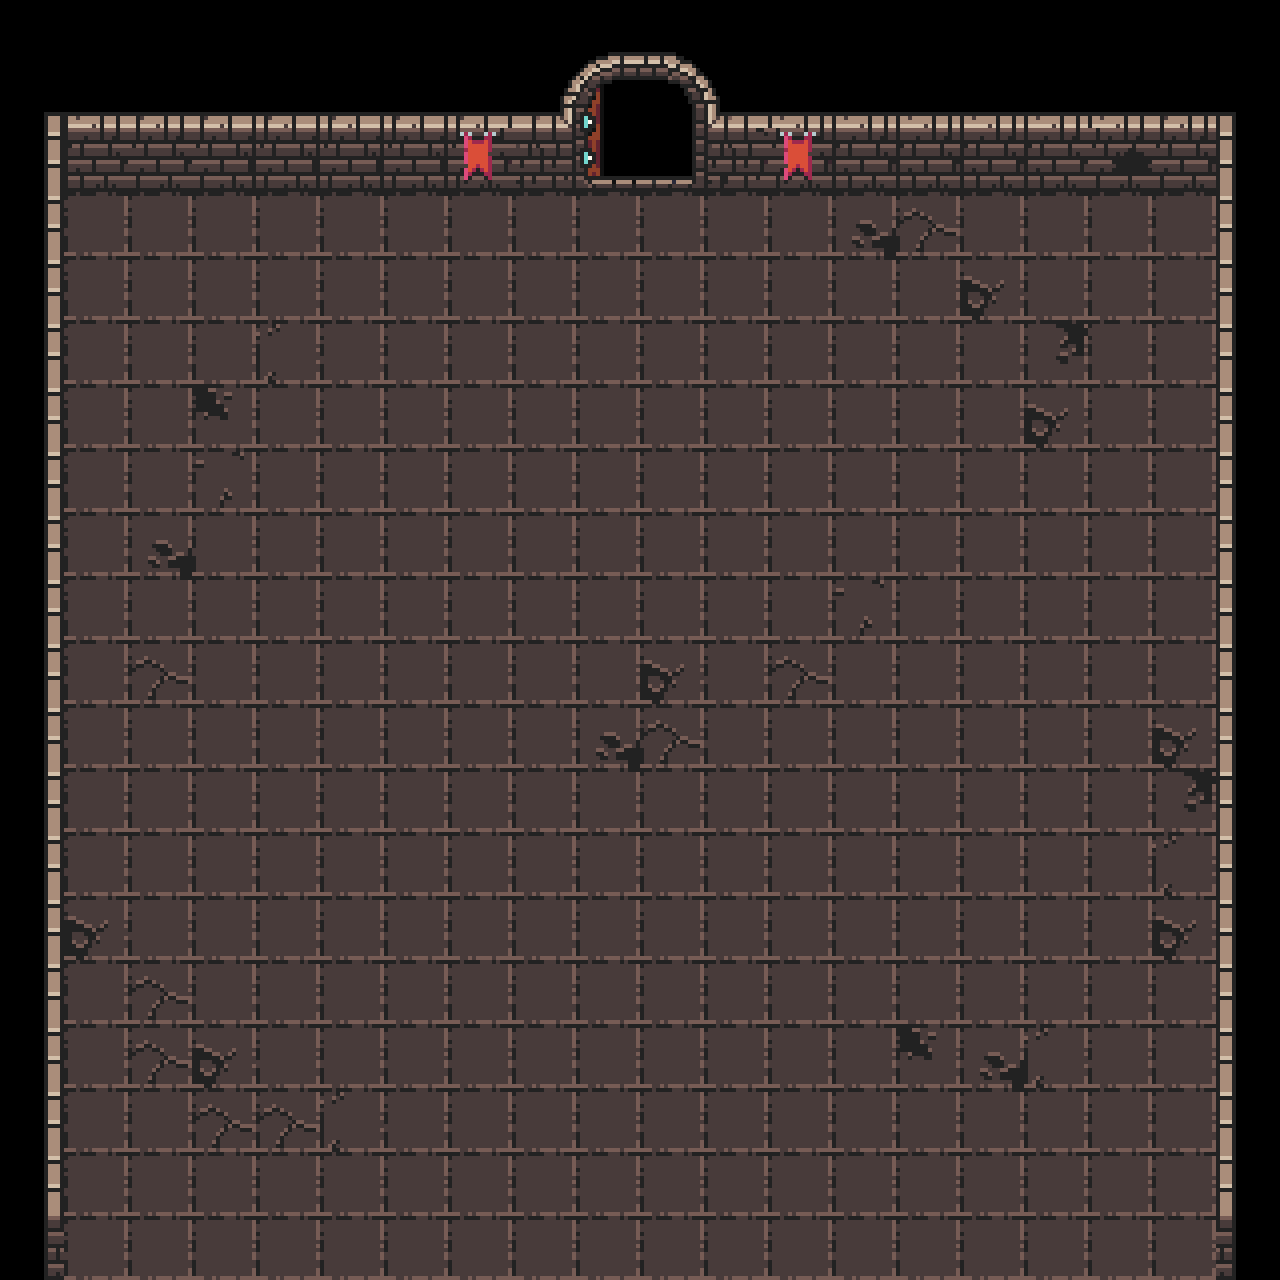

Rendered tile map (Tiled .tmx) drawn with the repository's tilesets; below, a short description and the full map source, tile grids included:
An orthogonal 20x20 tile map with 64x64 px tiles, 1 tile layer (base_floor), 5 hidden layers not drawn, 2 tilesets.

<map version="1.8" tiledversion="1.8.2" orientation="orthogonal" renderorder="right-down" width="20" height="20" tilewidth="64" tileheight="64" infinite="0" nextlayerid="7" nextobjectid="1">
 <editorsettings>
  <export target="../test_room/test_room..csv" format="csv" />
 </editorsettings>
 <tileset firstgid="1" source="dungeon_tiles.tsx" />
 <tileset firstgid="1025" source="utility_blocks.tsx" />
 <layer id="1" name="base_floor" width="20" height="20">
  <data encoding="csv">
1,1,1,1,1,1,1,1,418,419,420,421,1,1,1,1,1,1,1,1,
225,2,3,4,4,4,4,4,450,454,455,453,2,2,2,2,2,2,3,226,
257,34,35,36,36,36,36,66,482,486,487,485,66,34,34,34,34,100,35,258,
257,130,130,130,130,130,130,130,130,130,130,130,130,164,131,130,130,130,130,258,
257,130,130,130,130,130,130,130,130,130,130,130,130,130,130,162,130,130,130,258,
257,130,130,130,163,130,130,130,130,130,130,130,130,130,130,130,194,130,130,258,
257,130,130,195,130,130,130,130,130,130,130,130,130,130,130,130,162,130,130,258,
257,130,130,132,130,130,130,130,130,130,130,130,130,130,130,130,130,130,130,258,
257,130,164,130,130,130,130,130,130,130,130,130,130,130,130,130,130,130,130,258,
257,130,130,130,130,130,130,130,130,130,130,130,130,132,130,130,130,130,130,258,
257,130,131,130,130,130,130,130,130,130,162,130,131,130,130,130,130,130,130,258,
257,130,130,130,130,130,130,130,130,164,131,130,130,130,130,130,130,130,162,258,
257,130,130,130,130,130,130,130,130,130,130,130,130,130,130,130,130,130,194,258,
257,130,130,130,130,130,130,130,130,130,130,130,130,130,130,130,130,130,163,258,
257,162,130,130,130,130,130,130,130,130,130,130,130,130,130,130,130,130,162,258,
257,130,131,130,130,130,130,130,130,130,130,130,130,130,130,130,130,130,130,258,
257,130,131,162,130,130,130,130,130,130,130,130,130,130,195,164,163,130,130,258,
257,130,130,131,131,163,130,130,130,130,130,130,130,130,130,130,130,130,130,258,
257,130,130,130,130,130,130,130,130,130,130,130,130,130,130,130,130,130,130,258,
289,130,130,130,130,130,130,130,130,130,130,130,130,130,130,130,130,130,130,290
</data>
 </layer>
 <layer id="6" name="floor_blocks" width="20" height="20" visible="0">
  <data encoding="csv">
0,0,0,0,0,0,0,0,0,0,0,0,0,0,0,0,0,0,0,0,
0,0,0,0,0,0,0,0,0,0,0,0,0,0,0,0,0,0,0,0,
1025,1025,1025,1025,1025,1025,1025,1025,1025,1025,1025,1025,1025,1025,1025,1025,1025,1025,1025,1025,
1025,0,0,0,0,0,0,0,0,0,0,0,0,0,0,0,0,0,0,1025,
1025,0,0,0,0,0,0,0,0,0,0,0,0,0,0,0,0,0,0,1025,
1025,0,0,0,0,0,0,0,0,0,0,0,0,0,0,0,0,0,0,1025,
1025,0,0,0,0,0,0,0,0,0,0,0,0,0,0,0,0,0,0,1025,
1025,0,0,0,0,0,0,0,0,0,0,0,0,0,0,0,0,0,0,1025,
1025,0,0,0,0,0,0,0,0,0,0,0,0,0,0,0,0,0,0,1025,
1025,0,0,0,0,0,0,0,0,0,0,0,0,0,0,0,0,0,0,1025,
1025,0,0,0,0,0,0,0,0,0,0,0,0,0,0,0,0,0,0,1025,
1025,0,0,0,0,0,0,0,0,0,0,0,0,0,0,0,0,0,0,1025,
1025,0,0,0,0,0,0,0,0,0,0,0,0,0,0,0,0,0,0,1025,
1025,0,0,0,0,0,0,0,0,0,0,0,0,0,0,0,0,0,0,1025,
1025,0,0,0,0,0,0,0,0,0,0,0,0,0,0,0,0,0,0,1025,
1025,0,0,0,0,0,0,0,0,0,0,0,0,0,0,0,0,0,0,1025,
1025,0,0,0,0,0,0,0,0,0,0,0,0,0,0,0,0,0,0,1025,
1025,0,0,0,0,0,0,0,0,0,0,0,0,0,0,0,0,0,0,1025,
1025,0,0,0,0,0,0,0,0,0,0,0,0,0,0,0,0,0,0,1025,
1025,1025,1025,1025,1025,1025,1025,1025,1025,1025,1025,1025,1025,1025,1025,1025,1025,1025,1025,1025
</data>
 </layer>
 <layer id="2" name="columns_bottom_wall" width="20" height="20" visible="0">
  <data encoding="csv">
0,0,0,0,0,0,0,0,0,0,0,0,0,0,0,0,0,0,0,0,
0,0,0,0,0,0,0,0,0,0,0,0,0,0,0,0,0,0,0,0,
0,0,0,0,0,0,0,225,0,0,0,0,0,0,0,0,0,0,0,0,
0,0,0,0,0,0,0,257,0,0,0,258,0,0,0,0,0,0,0,0,
0,0,0,0,0,0,0,257,0,0,0,258,0,0,0,0,0,0,0,0,
0,0,0,0,0,0,0,289,0,0,0,290,0,0,0,0,0,0,0,0,
0,0,0,0,0,167,0,0,0,0,167,0,0,0,167,0,0,0,0,0,
0,0,0,0,0,199,0,0,0,0,199,0,0,0,199,0,0,0,0,0,
0,0,0,0,0,231,0,0,0,0,231,0,0,0,231,0,0,0,0,0,
0,0,0,0,0,263,0,0,0,0,263,0,0,0,263,0,0,0,0,0,
0,0,0,0,0,0,0,0,0,0,0,0,0,0,0,0,0,0,0,0,
0,0,0,0,0,167,0,0,0,0,167,0,0,0,167,0,0,0,0,0,
0,0,0,0,0,199,0,0,0,0,199,0,0,0,199,0,0,0,0,0,
0,0,0,0,0,231,0,0,0,0,231,0,0,0,231,0,0,0,0,0,
0,0,0,0,0,263,0,0,0,0,263,0,0,0,263,0,0,0,0,0,
0,0,0,0,0,0,0,0,0,0,0,0,0,0,0,0,0,0,0,0,
0,0,0,0,0,0,0,0,0,0,0,0,0,0,0,0,0,0,0,0,
0,0,0,0,0,0,0,0,0,0,0,0,0,0,0,0,0,0,0,0,
0,2,3,4,4,4,4,4,4,4,4,4,4,4,4,4,4,4,4,0,
0,34,34,34,34,34,34,34,34,34,34,34,34,34,34,34,34,34,34,0
</data>
 </layer>
 <layer id="3" name="Boxes" width="20" height="20" visible="0">
  <data encoding="csv">
0,0,0,0,0,0,0,0,0,0,0,0,0,0,0,0,0,0,0,0,
0,0,0,0,0,0,0,0,0,0,0,0,0,0,0,0,0,0,0,0,
0,0,0,0,0,0,0,0,0,0,0,0,0,0,0,0,0,0,0,0,
0,0,0,0,0,0,0,0,0,0,0,0,0,0,0,0,0,0,0,0,
0,0,0,0,0,0,0,0,595,595,595,0,0,0,0,0,0,0,0,0,
0,0,0,0,0,0,0,0,627,627,627,0,0,0,0,0,0,0,0,0,
0,0,0,0,0,0,0,0,0,0,0,0,0,0,0,0,0,0,0,0,
0,0,0,0,0,0,0,0,0,0,0,0,0,0,0,0,0,0,0,0,
0,0,0,0,0,0,0,0,0,0,0,0,0,0,0,0,0,0,0,0,
0,0,0,0,0,0,0,0,0,0,0,0,0,0,0,0,0,0,0,0,
0,0,0,0,0,0,0,0,0,0,0,0,0,0,0,0,0,0,0,0,
0,0,0,0,0,0,0,0,0,0,0,0,0,0,0,0,0,0,0,0,
0,0,0,0,0,0,0,0,0,0,0,0,0,0,0,0,0,0,0,0,
0,0,0,0,0,0,0,0,0,0,0,0,0,0,0,0,0,0,0,0,
0,0,0,0,0,0,0,0,0,0,0,0,0,0,0,0,0,0,0,0,
0,0,0,0,0,0,0,0,0,0,0,0,0,0,0,0,0,0,0,0,
0,0,0,0,0,0,0,0,0,0,0,0,0,0,0,0,0,0,0,0,
0,0,0,0,0,0,0,0,0,0,0,0,0,0,0,0,0,0,0,0,
0,0,0,0,0,0,0,0,0,0,0,0,0,0,0,0,0,0,0,0,
0,0,0,0,0,0,0,0,0,0,0,0,0,0,0,0,0,0,0,0
</data>
 </layer>
 <layer id="4" name="player" width="20" height="20" visible="0">
  <data encoding="csv">
0,0,0,0,0,0,0,0,0,0,0,0,0,0,0,0,0,0,0,0,
0,0,0,0,0,0,0,0,0,0,0,0,0,0,0,0,0,0,0,0,
0,0,0,0,0,0,0,0,0,0,0,0,0,0,0,0,0,0,0,0,
0,0,0,0,0,0,0,0,0,0,0,0,0,0,0,0,0,0,0,0,
0,0,0,0,0,0,0,0,0,0,0,0,0,0,0,0,0,0,0,0,
0,0,0,0,0,0,0,0,0,0,0,0,0,0,0,0,0,0,0,0,
0,0,0,0,0,0,0,0,0,0,0,0,0,0,0,0,0,0,0,0,
0,0,0,0,0,0,0,0,0,0,0,0,0,0,0,0,0,0,0,0,
0,0,0,0,0,0,0,0,0,0,0,0,0,0,0,0,0,0,0,0,
0,0,0,0,0,0,0,0,0,0,0,0,0,0,0,0,0,0,0,0,
0,0,0,0,0,0,0,0,0,0,0,0,0,0,0,0,0,0,0,0,
0,0,0,0,0,0,0,0,0,0,0,0,0,0,0,0,0,0,0,0,
0,0,0,0,0,0,0,0,0,0,0,0,0,0,0,0,0,0,0,0,
0,0,0,0,0,0,0,0,0,0,0,0,0,0,0,0,0,0,0,0,
0,0,0,0,0,0,0,0,0,0,0,0,0,0,0,0,0,0,0,0,
0,0,0,0,0,0,0,0,0,0,0,0,0,0,0,0,0,0,0,0,
0,0,0,0,0,0,0,0,1026,0,0,0,0,0,0,0,0,0,0,0,
0,0,0,0,0,0,0,0,0,0,0,0,0,0,0,0,0,0,0,0,
0,0,0,0,0,0,0,0,0,0,0,0,0,0,0,0,0,0,0,0,
0,0,0,0,0,0,0,0,0,0,0,0,0,0,0,0,0,0,0,0
</data>
 </layer>
 <layer id="5" name="enemy" width="20" height="20" visible="0">
  <data encoding="csv">
0,0,0,0,0,0,0,0,0,0,0,0,0,0,0,0,0,0,0,0,
0,0,0,0,0,0,0,0,0,0,0,0,0,0,0,0,0,0,0,0,
0,0,0,0,0,0,0,0,0,0,0,0,0,0,0,0,0,0,0,0,
0,0,0,0,0,0,0,0,0,0,0,0,0,0,0,0,0,0,0,0,
0,0,0,0,0,0,0,0,0,0,0,0,0,0,0,0,0,0,0,0,
0,0,0,0,0,0,0,0,0,0,0,0,0,0,0,0,0,0,0,0,
0,0,0,0,0,0,0,0,0,0,0,0,0,0,0,0,0,0,0,0,
0,0,0,0,0,0,0,0,0,0,0,0,0,0,0,0,0,0,0,0,
0,0,0,0,0,0,0,0,0,0,0,0,0,0,0,0,0,0,0,0,
0,0,0,0,0,316,0,0,0,0,0,0,0,0,0,0,316,0,0,0,
0,0,0,0,0,0,0,0,0,0,0,0,0,0,0,0,0,0,0,0,
0,0,0,0,0,0,0,0,0,0,0,0,0,0,0,0,0,0,0,0,
0,0,0,0,0,0,0,0,0,0,0,0,0,0,0,0,0,0,0,0,
0,0,0,0,0,0,0,0,0,0,0,0,0,0,0,0,0,0,0,0,
0,0,0,0,0,0,0,0,0,0,0,0,0,0,0,0,0,0,0,0,
0,0,0,0,0,0,0,0,0,0,0,0,0,0,0,0,0,0,0,0,
0,0,0,0,0,0,0,0,0,0,0,0,0,0,0,0,0,0,0,0,
0,0,0,0,0,0,0,0,0,0,0,0,0,0,0,0,0,0,0,0,
0,0,0,0,0,0,0,0,0,0,0,0,0,0,0,0,0,0,0,0,
0,0,0,0,0,0,0,0,0,0,0,0,0,0,0,0,0,0,0,0
</data>
 </layer>
</map>
